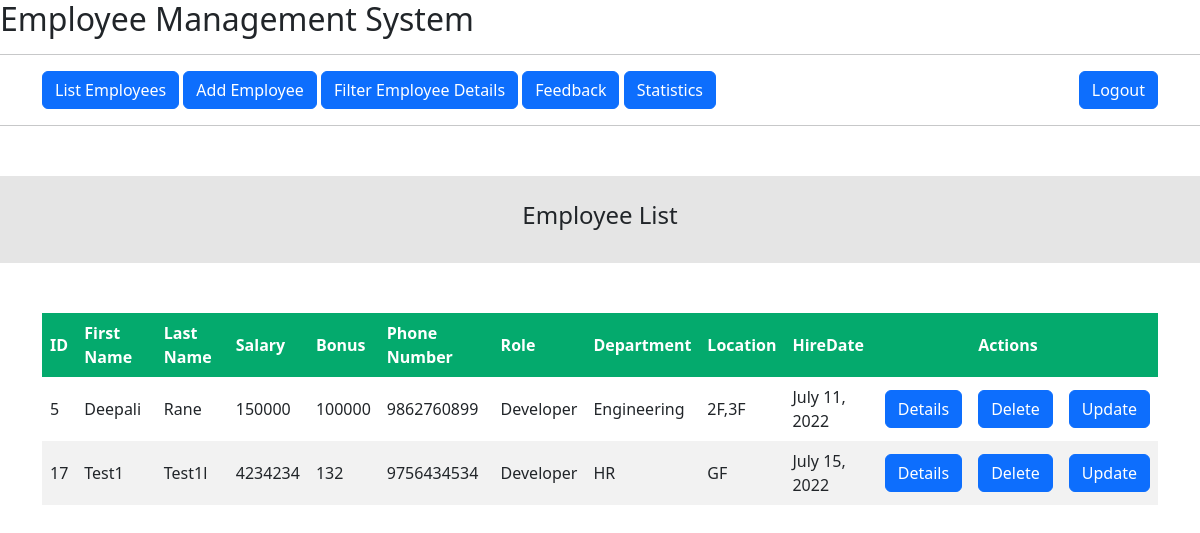
Before: /all_emp (signed in) with the older database file.
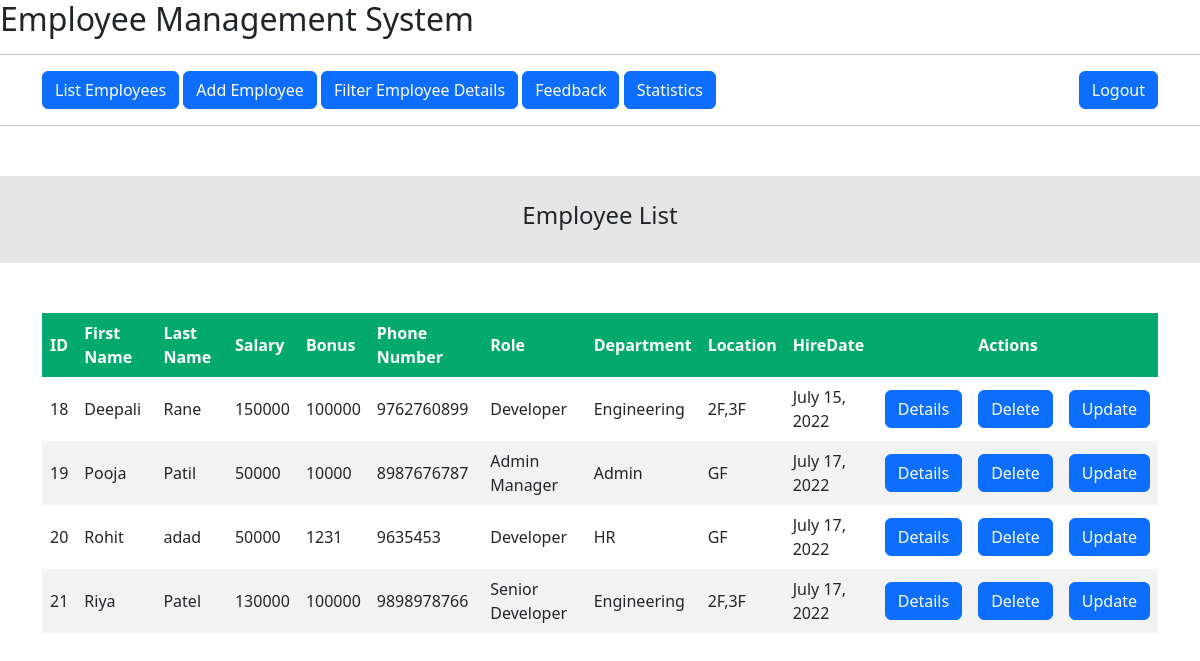
After: the same page with the newer database file.
### emp_app/models.py (models this page shows, shortened)
class Employee(models.Model):
    first_name=models.CharField(max_length=100)
    last_name = models.CharField(max_length=100)
    dept = models.ForeignKey(Department,on_delete=models.CASCADE)
    salary=models.IntegerField(default=0)
    bonus=models.IntegerField(default=0)
    role=models.ForeignKey(Role,on_delete=models.CASCADE)
    phone=models.IntegerField()
    hiring_date=models.DateField()

class Role(models.Model):
    name=models.CharField(max_length=50,null=False)

class Department(models.Model):
    name=models.CharField(max_length=50,null=False)
    location=models.CharField(max_length=50)

### emp_app/views.py (the view)
# urls.py: path("all_emp", views.all_emp, name="all_emp"),
@login_required()
def all_emp(request):
    emps = Employee.objects.all()
    context = {'emps': emps}
    return render(request, 'all_emp.html', context)

### emp_app/templates/all_emp.html (shortened to what this page needs)
<!DOCTYPE html>
{% extends 'index.html' %}
{% block baseblock %}
<div class="headingBlock">
    <h4>Employee List</h4>
</div>
<div class="container">
    <table>
        <thead>
        <tr>
            <th scope="col">ID</th>
            <th scope="col">First Name</th>
            <th scope="col">Last Name</th>
            <th scope="col">Salary</th>
            <th scope="col">Bonus</th>
            <th scope="col">Phone Number</th>
            <th scope="col">Role</th>
            <th scope="col">Department</th>
            <th scope="col">Location</th>
            <th scope="col">HireDate</th>
            <th scope="col"></th>
            <th>Actions</th>
            <th></th>
        </tr>
        </thead>
        <tbody>
        {% for emp in emps %}
        <tr>
            <td>{{emp.id}}</td>
            <td>{{emp.first_name}}</td>
            <td>{{emp.last_name}}</td>
            <td>{{emp.salary}}</td>
            <td>{{emp.bonus}}</td>
            <td>{{emp.phone}}</td>
            <td>{{emp.role.name}}</td>
            <td>{{emp.dept.name}}</td>
            <td>{{emp.dept.location}}</td>
            <td>{{emp.hiring_date}}</td>
             <td>
                <button class="btn btn-primary" name="Details" onclick="location.href='/gallery/{{emp.id}}'"
                        type="submit">Details
                </button>
                <br></td>
            <td>
                <button class="btn btn-primary" name="Delete" onclick="location.href='/delete_emp/{{emp.id}}'"
                        type="submit">Delete
                </button>
                <br></td>
            <td>
                <button class="btn btn-primary" name="update" onclick="location.href='/update_emp/{{emp.id}}'"
                        type="submit">Update
                </button>
                <br></td>
        </tr>
        {% endfor %}
        </tbody>
    </table>
</div>
{% endblock %}

### emp_app/templates/index.html (shortened to what this page needs)
<!doctype html>
{% load static %}
<html lang="en">
<head>
    <link href="/static/css/mycustom.css" rel="stylesheet" type="text/css">
<link href="https://cdn.jsdelivr.net/npm/bootstrap@5.2.0-beta1/dist/css/bootstrap.min.css" rel="stylesheet" >
</head>
<body>
<h2>Employee Management System </h2>
<hr>
<div class="container">
    <div style="align:center;">
        <a class="btn btn-primary" href="/all_emp" role="button">List Employees</a>
        <a class="btn btn-primary" href="/add_emp" role="button">Add Employee</a>
        <a class="btn btn-primary" href="/filter_emp" role="button">Filter Employee Details</a>
        <a class="btn btn-primary" href="/feedback" role="button">Feedback</a>
         <a class="btn btn-primary" href="/statistics" role="button">Statistics</a>
        <a class="btn btn-primary" href="/logout" role="button" style="float: right;">Logout</a>
    </div>
</div>
<hr>
{% block baseblock %}
{% endblock %}
</body>
</html>

### static/css/mycustom.css (style rules this page uses)
* { margin: 0; padding: 0; box-sizing: border-box; -webkit-box-sizing: border-box; -moz-box-sizing: border-box; -webkit-font-smoothing: antialiased; -moz-font-smoothing: antialiased; -o-font-smoothing: antialiased; font-smoothing: antialiased; text-rendering: optimizeLegibility; }
body { font-family: "Roboto", Helvetica, Arial, sans-serif; font-weight: 100; font-size: 12px; line-height: 30px; color: #777; }
.headingBlock { background-color: #e5e5e5; padding: 25px; margin: 50px 0; font-size: 30px; font-weight: 400; text-align:center; }
table { border-collapse: collapse; border-spacing: 10px; }
th, td { text-align: left; padding: 8px; }
tr:nth-child(even) { background-color: #f2f2f2 }
th { background-color: #04AA6D; color: white; }

Changed rows visible on the page:
removed Employee: id "5", first_name "Deepali", last_name "Rane", salary "150000", bonus "100000", phone "9862760899", role.name "Developer", dept.name "Engineering", dept.location "2F,3F", hiring_date "July 11, 2022"
removed Employee: id "17", first_name "Test1", last_name "Test1l", salary "4234234", bonus "132", phone "9756434534", role.name "Developer", dept.name "HR", dept.location "GF", hiring_date "July 15, 2022"
added Employee: id "18", first_name "Deepali", last_name "Rane", salary "150000", bonus "100000", phone "9762760899", role.name "Developer", dept.name "Engineering", dept.location "2F,3F", hiring_date "July 15, 2022"
added Employee: id "19", first_name "Pooja", last_name "Patil", salary "50000", bonus "10000", phone "8987676787", role.name "Admin Manager", dept.name "Admin", dept.location "GF", hiring_date "July 17, 2022"
added Employee: id "20", first_name "Rohit", last_name "adad", salary "50000", bonus "1231", phone "9635453", role.name "Developer", dept.name "HR", dept.location "GF", hiring_date "July 17, 2022"
added Employee: id "21", first_name "Riya", last_name "Patel", salary "130000", bonus "100000", phone "9898978766", role.name "Senior Developer", dept.name "Engineering", dept.location "2F,3F", hiring_date "July 17, 2022"
